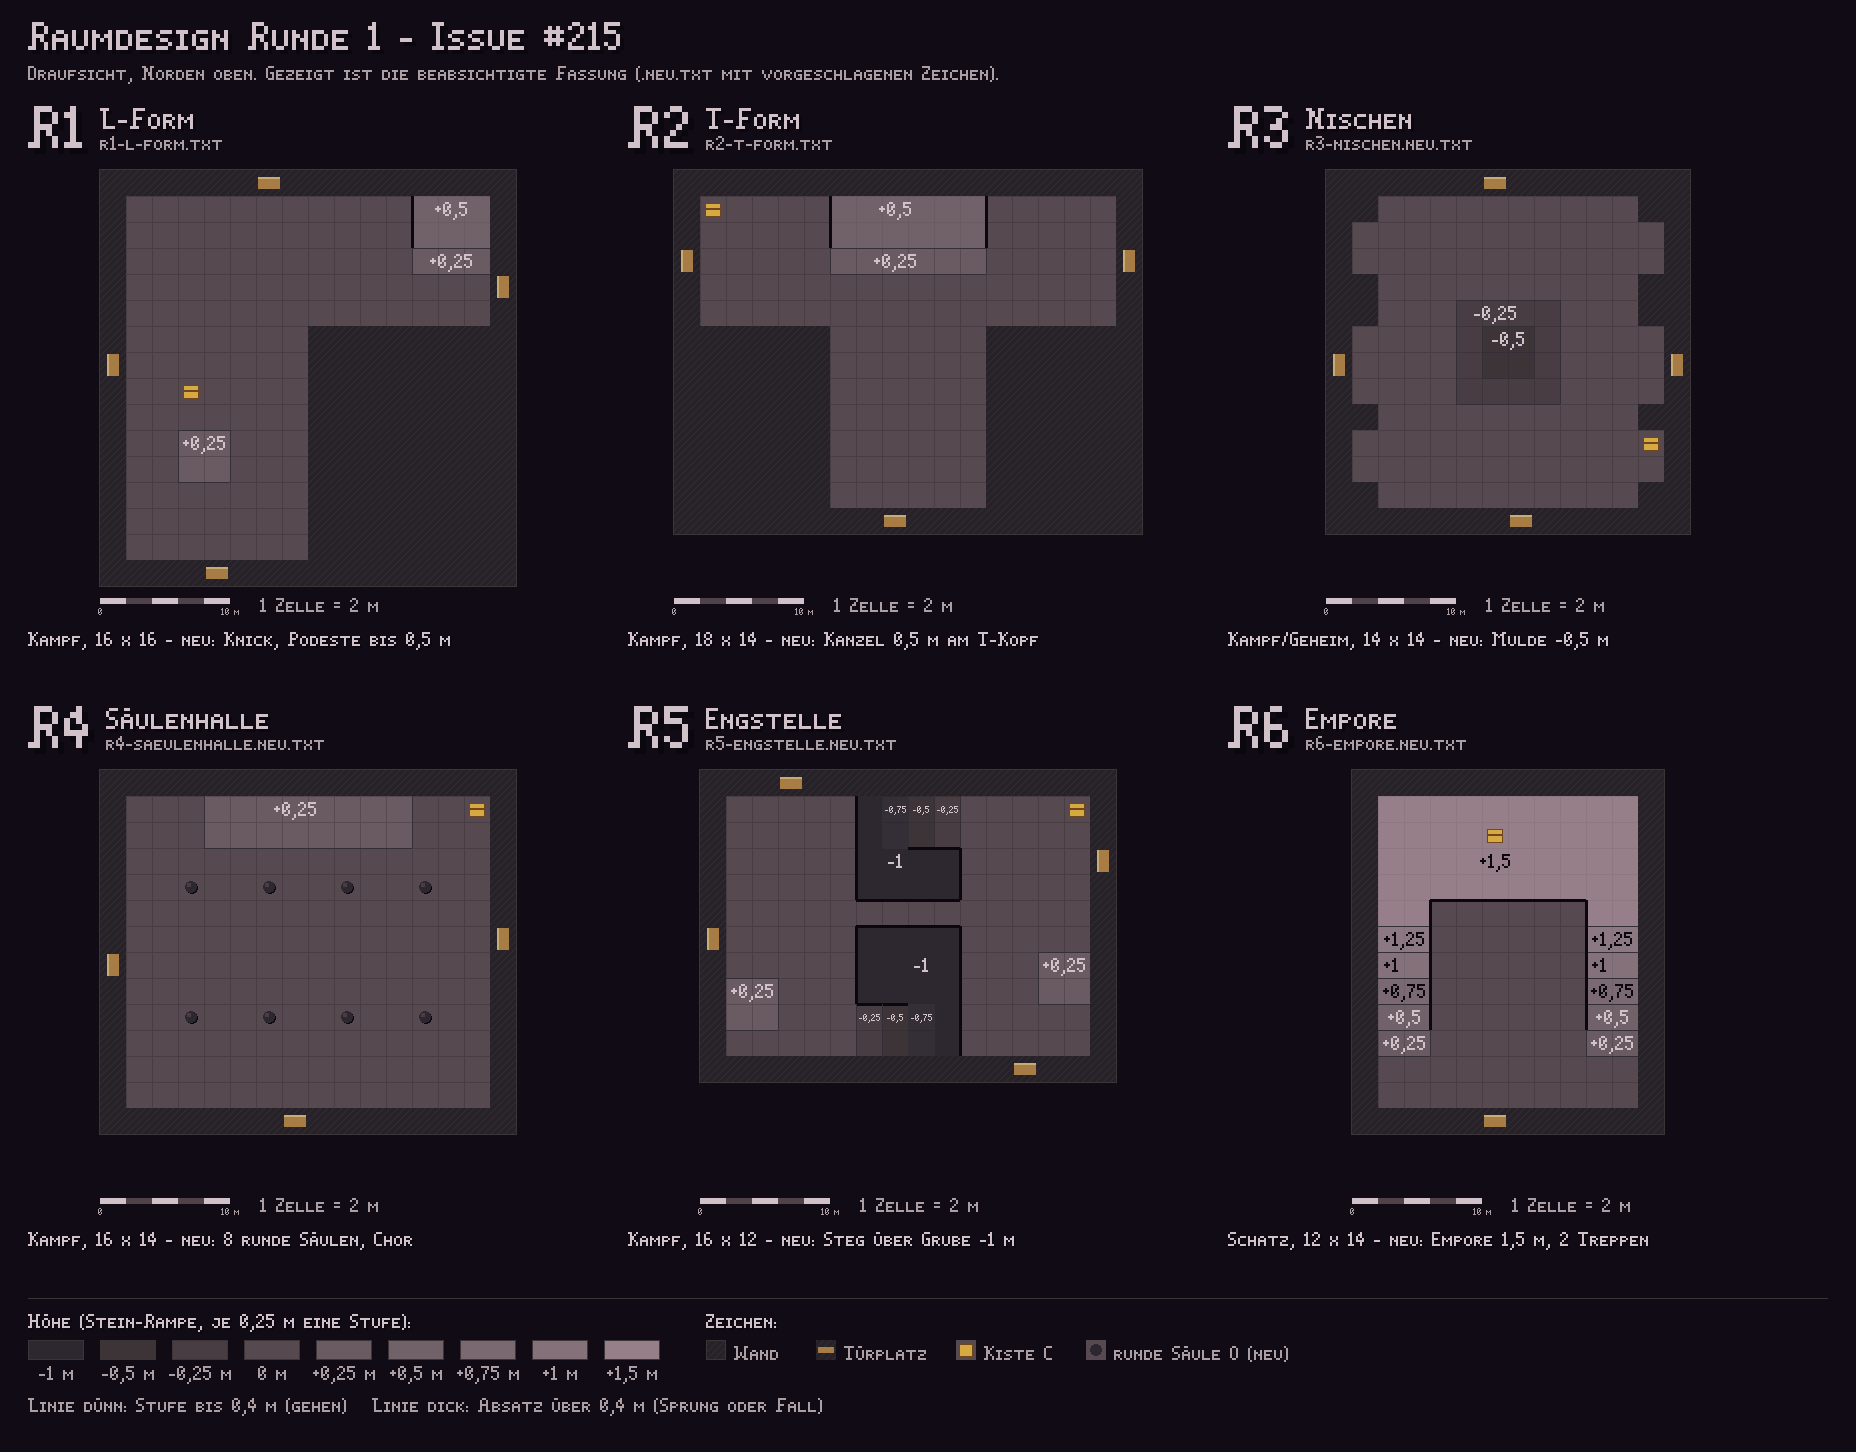

Reproduce this figure in Python.
"""Blatt der Probe Raumdesign Runde 1 (Issue #215): Draufsicht der sechs Vorlagen R1 bis R6.

Reines Python (kein PIL, kein numpy, nichts heruntergeladen). Schrift: Pixelschrift A "Kapitell" aus ../../schrift.
Farben aus der Hauptpalette (assets/palette/hauptpalette.json): Hoehen als Stufen der Rampe Stein (tief = dunkel,
hoch = hell), Tueren Holz, Kistenplatz Messing, runde Saeule Stein dunkel. Gezeigt wird je Vorlage die beabsichtigte
Fassung: rN-*.neu.txt, falls vorhanden, sonst rN-*.txt.

Aufruf:   python blatt.py      (schreibt blatt.png neben das Skript; zweiter Lauf bitgleich)
"""
import os
import struct
import sys
import zlib

HERE = os.path.dirname(os.path.abspath(__file__))
sys.path.insert(0, os.path.join(HERE, "..", "..", "schrift"))
sys.path.insert(0, HERE)
import schrift as SC  # noqa: E402
import pruefen as PR  # noqa: E402

FONT = SC.font_a()
SC.check(FONT, unique=True)

# ------------------------------------------------------------------ Farben (Hauptpalette)
STONE = [(16, 11, 20), (38, 34, 40), (45, 40, 47), (52, 46, 54), (61, 52, 56), (71, 61, 66), (79, 67, 73),
         (86, 74, 80), (95, 81, 88), (105, 91, 97), (113, 97, 104), (123, 105, 113), (132, 113, 121),
         (140, 120, 129), (151, 127, 137)]
WOOD = [(30, 19, 26), (52, 27, 34), (80, 41, 37), (110, 76, 46), (138, 99, 58), (167, 125, 69), (187, 150, 89),
        (199, 172, 117)]
BRASS = [(38, 21, 13), (74, 44, 23), (111, 70, 31), (149, 100, 39), (188, 135, 45), (214, 170, 64), (227, 202, 111),
         (238, 228, 160)]
WERK = (209, 193, 200)          # Werkstein, hellste Stufe: Schrift
WERK_D = (171, 159, 164)
BG = STONE[0]
WALL = STONE[1]
SHADOW = (10, 8, 14)


# Hoehe in Vierteln (0,25 m) -> Stufe der Rampe Stein. 0 m = Stufe 7; hinab und die ersten Stufen hinauf je zwei
# Rampenstufen, damit auch 0,25 m auf einen Blick zu sehen sind; darueber eine Stufe je 0,25 m.
STEP_TO_STONE = {-8: 2, -6: 2, -4: 2, -3: 3, -2: 4, -1: 5, 0: 7, 1: 9, 2: 10, 3: 11, 4: 12, 5: 13, 6: 14}


def floor_col(h):
    q = max(-8, min(6, int(round(h / 0.25))))
    while q not in STEP_TO_STONE:
        q += 1 if q < 0 else -1
    return STONE[STEP_TO_STONE[q]]


# ------------------------------------------------------------------ PNG und Leinwand
def write_png(path, w, h, data):
    raw = b"".join(b"\x00" + bytes(data[y * w * 3:(y + 1) * w * 3]) for y in range(h))

    def chunk(t, d):
        c = struct.pack(">I", len(d)) + t + d
        return c + struct.pack(">I", zlib.crc32(t + d) & 0xFFFFFFFF)

    png = (b"\x89PNG\r\n\x1a\n" + chunk(b"IHDR", struct.pack(">IIBBBBB", w, h, 8, 2, 0, 0, 0))
           + chunk(b"IDAT", zlib.compress(raw, 9)) + chunk(b"IEND", b""))
    with open(path, "wb") as f:
        f.write(png)


class Cv:
    def __init__(self, w, h, fill):
        self.w, self.h = w, h
        self.b = bytearray(bytes(fill) * (w * h))

    def set(self, x, y, c):
        if 0 <= x < self.w and 0 <= y < self.h:
            i = (y * self.w + x) * 3
            self.b[i:i + 3] = bytes(c)

    def rect(self, x0, y0, x1, y1, c):
        x0, y0, x1, y1 = max(0, x0), max(0, y0), min(self.w, x1), min(self.h, y1)
        if x1 <= x0 or y1 <= y0:
            return
        row = bytes(c) * (x1 - x0)
        for y in range(y0, y1):
            i = (y * self.w + x0) * 3
            self.b[i:i + len(row)] = row

    def frame(self, x0, y0, x1, y1, c, t=1):
        self.rect(x0, y0, x1, y0 + t, c)
        self.rect(x0, y1 - t, x1, y1, c)
        self.rect(x0, y0, x0 + t, y1, c)
        self.rect(x1 - t, y0, x1, y1, c)

    def disc(self, cx, cy, r, c):
        for y in range(int(cy - r) - 1, int(cy + r) + 2):
            for x in range(int(cx - r) - 1, int(cx + r) + 2):
                if (x + 0.5 - cx) ** 2 + (y + 0.5 - cy) ** 2 <= r * r:
                    self.set(x, y, c)

    def save(self, path):
        write_png(path, self.w, self.h, self.b)


# ------------------------------------------------------------------ Schrift mit Umlauten
UML = {"ä": "a", "ö": "o", "ü": "u", "Ä": "A", "Ö": "O", "Ü": "U"}


def layout(s):
    """Wie Font.layout, aber mit Umlauten (zwei Punkte ueber dem Grundzeichen) und ss fuer sz."""
    s = s.replace("ß", "ss")
    out, x = [], 0
    for ch in s:
        if ch == " ":
            x += SC.SPACE + SC.GAP
            continue
        base = UML.get(ch, ch)
        px, w = FONT.glyphs[base]
        for gx, gy in px:
            out.append((x + gx, gy - FONT.base))
        if ch in UML:
            top = min(gy for _, gy in px) - FONT.base - 2
            out += [(x + 1, top), (x + w - 2, top)]
        x += w + SC.GAP
    return out, max(0, x - SC.GAP)


def text_w(s, k):
    return layout(s)[1] * k


def text(c, s, x, top, k, col, shadow=True, anchor="l"):
    """(x, top) = obere linke Ecke der Versalien."""
    pts, w = layout(s)
    w *= k
    if anchor == "m":
        x -= w // 2
    elif anchor == "r":
        x -= w
    base = top + 6 * k
    if shadow:
        for gx, gy in pts:
            c.rect(x + gx * k + k, base + gy * k + k, x + gx * k + 2 * k, base + gy * k + 2 * k, SHADOW)
    for gx, gy in pts:
        c.rect(x + gx * k, base + gy * k, x + gx * k + k, base + gy * k + k, col)
    return w


# ------------------------------------------------------------------ Inhalt
ROOMS = [
    ("R1", "r1-l-form", "L-Form", "Kampf, 16 x 16 - neu: Knick, Podeste bis 0,5 m"),
    ("R2", "r2-t-form", "T-Form", "Kampf, 18 x 14 - neu: Kanzel 0,5 m am T-Kopf"),
    ("R3", "r3-nischen", "Nischen", "Kampf/Geheim, 14 x 14 - neu: Mulde -0,5 m"),
    ("R4", "r4-saeulenhalle", "Säulenhalle", "Kampf, 16 x 14 - neu: 8 runde Säulen, Chor"),
    ("R5", "r5-engstelle", "Engstelle", "Kampf, 16 x 12 - neu: Steg über Grube -1 m"),
    ("R6", "r6-empore", "Empore", "Schatz, 12 x 14 - neu: Empore 1,5 m, 2 Treppen"),
]

CELL = 26
PANEL_W, PANEL_H = 600, 600
MARGIN = 28
HEAD_H = 96
LEGEND_H = 128
COLS = 3


def load_room(stem):
    neu = os.path.join(HERE, stem + ".neu.txt")
    path = neu if os.path.exists(neu) else os.path.join(HERE, stem + ".txt")
    rows = PR.load(path)
    w = max(len(r) for r in rows)
    g = [[(r[x] if x < len(r) else "#") for x in range(w)] for r in rows]
    return os.path.basename(path), g


def heights(g):
    d, w = len(g), len(g[0])
    h = [[PR.height_of(g[z][x]) if g[z][x] != "O" else 0.0 for x in range(w)] for z in range(d)]
    for z in range(d):
        for x in range(w):
            if g[z][x] == "C":
                nb = {h[z + j][x + i] for i, j in ((1, 0), (-1, 0), (0, 1), (0, -1))
                      if 0 <= x + i < w and 0 <= z + j < d and h[z + j][x + i] is not None and g[z + j][x + i] != "C"}
                if len(nb) == 1:
                    h[z][x] = nb.pop()
    return h


def fmt_h(v):
    if v == 0:
        return "0 m"
    s = f"{v:+.2f}".rstrip("0").rstrip(".").replace(".", ",")
    return s + " m"


def regions(g, h):
    """Zusammenhaengende Flaechen gleicher Hoehe (ohne 0 m) -> (Hoehe, Zellen)."""
    d, w = len(g), len(g[0])
    seen, out = set(), []
    for z in range(d):
        for x in range(w):
            v = h[z][x]
            if v is None or v == 0.0 or (x, z) in seen or g[z][x] in "+":
                continue
            comp, todo = [], [(x, z)]
            seen.add((x, z))
            while todo:
                cx, cz = todo.pop()
                comp.append((cx, cz))
                for nx, nz in ((cx + 1, cz), (cx - 1, cz), (cx, cz + 1), (cx, cz - 1)):
                    if 0 <= nx < w and 0 <= nz < d and (nx, nz) not in seen and h[nz][nx] == v and g[nz][nx] != "+":
                        seen.add((nx, nz))
                        todo.append((nx, nz))
            out.append((v, comp))
    return out


def wall_cell(c, x0, y0, n=CELL):
    """Wand: dunkel mit Schraffur, damit sie sich von einer tiefen Grube (flach dunkel) unterscheidet."""
    c.rect(x0, y0, x0 + n, y0 + n, WALL)
    for y in range(y0, y0 + n):
        for x in range(x0, x0 + n):
            if (x + y) % 7 == 0:
                c.set(x, y, STONE[3])


def draw_room(c, ox, oy, tag, stem, title, desc):
    fname, g = load_room(stem)
    h = heights(g)
    d, w = len(g), len(g[0])
    # Kopf: Kennung gross, Name daneben
    text(c, tag, ox, oy, 6, WERK)
    tx = ox + text_w(tag, 6) + 18
    text(c, title, tx, oy + 2, 3, WERK)
    text(c, fname, tx, oy + 30, 2, WERK_D, shadow=False)
    # Karte
    my = oy + 64
    mx = ox + (PANEL_W - 40 - w * CELL) // 2
    for z in range(d):
        for x in range(w):
            ch = g[z][x]
            x0, y0 = mx + x * CELL, my + z * CELL
            if ch in "# ":
                wall_cell(c, x0, y0)
                continue
            if ch == "+":
                wall_cell(c, x0, y0)
                # Tuer: Holzbalken quer zur Wand, mit Pfeil nach innen
                horiz = z in (0, d - 1)
                if horiz:
                    c.rect(x0 + 2, y0 + 7, x0 + CELL - 2, y0 + CELL - 7, WOOD[5])
                    c.rect(x0 + 2, y0 + 7, x0 + CELL - 2, y0 + 9, WOOD[7])
                else:
                    c.rect(x0 + 7, y0 + 2, x0 + CELL - 7, y0 + CELL - 2, WOOD[5])
                    c.rect(x0 + 7, y0 + 2, x0 + 9, y0 + CELL - 2, WOOD[7])
                continue
            col = floor_col(h[z][x])
            c.rect(x0, y0, x0 + CELL, y0 + CELL, col)
            # Rasterlinie: eine Stufe dunkler
            dark = floor_col(h[z][x] - 0.25)
            c.rect(x0, y0, x0 + CELL, y0 + 1, dark)
            c.rect(x0, y0, x0 + 1, y0 + CELL, dark)
            if ch == "O":
                c.disc(x0 + CELL / 2 + 1, y0 + CELL / 2 + 1, CELL * 0.23, SHADOW)
                c.disc(x0 + CELL / 2, y0 + CELL / 2, CELL * 0.23, STONE[2])
                c.disc(x0 + CELL / 2 - 2, y0 + CELL / 2 - 2, 2.2, STONE[5])
            if ch == "C":
                c.rect(x0 + 5, y0 + 7, x0 + CELL - 5, y0 + CELL - 5, BRASS[2])
                c.rect(x0 + 6, y0 + 8, x0 + CELL - 6, y0 + CELL - 6, BRASS[5])
                c.rect(x0 + 6, y0 + 12, x0 + CELL - 6, y0 + 14, BRASS[2])
    # Kanten zwischen Hoehen: dunkle Linie an der tieferen Seite (Absatz sichtbar)
    for z in range(d):
        for x in range(w):
            if h[z][x] is None or g[z][x] in "#+ ":
                continue
            for i, j in ((1, 0), (0, 1)):
                nx, nz = x + i, z + j
                if nx >= w or nz >= d or h[nz][nx] is None or g[nz][nx] in "#+ ":
                    continue
                diff = abs(h[z][x] - h[nz][nx])
                if diff < 0.01:
                    continue
                t = 1 if diff <= 0.4 else 3
                col = SHADOW if diff > 0.4 else STONE[3]
                if i:
                    xx = mx + nx * CELL
                    c.rect(xx - t // 2, my + z * CELL, xx - t // 2 + t, my + (z + 1) * CELL, col)
                else:
                    yy = my + nz * CELL
                    c.rect(mx + x * CELL, yy - t // 2, mx + (x + 1) * CELL, yy - t // 2 + t, col)
    # Hoehen beschriften: je Flaeche einmal, auf der Zelle nahe der Mitte
    # Gesucht wird die Zelle nahe der Flaechenmitte, auf der die Beschriftung ganz in der Flaeche liegt (erst gross,
    # dann klein); passt sie nirgends, bleibt die Flaeche unbeschriftet (die Farbe sagt es dann).
    for v, comp in regions(g, h):
        cells = set(comp)
        sx = sum(p[0] for p in comp) / len(comp)
        sz = sum(p[1] for p in comp) / len(comp)
        order = sorted(comp, key=lambda p: ((p[0] - sx) ** 2 + (p[1] - sz) ** 2, p))
        lab = fmt_h(v).replace(" m", "")
        col = SHADOW if v > 0.6 else WERK
        done = False
        for k in (2, 1):
            tw, th = text_w(lab, k), 7 * k
            for bx, bz in order:
                for shift in (0, CELL // 2, -(CELL // 2)):
                    cx = mx + bx * CELL + CELL // 2 + shift
                    cy = my + bz * CELL + CELL // 2
                    x0, y0, x1, y1 = cx - tw // 2 - 2, cy - th // 2 - 2, cx + tw // 2 + 2, cy + th // 2 + 2
                    cov = {(px, pz) for px in range((x0 - mx) // CELL, (x1 - 1 - mx) // CELL + 1)
                           for pz in range((y0 - my) // CELL, (y1 - 1 - my) // CELL + 1)}
                    if cov <= cells:
                        text(c, lab, cx, cy - th // 2, k, col, shadow=False, anchor="m")
                        done = True
                        break
                if done:
                    break
            if done:
                break
    c.frame(mx - 1, my - 1, mx + w * CELL + 1, my + d * CELL + 1, STONE[4])
    # Massstab: 5 Zellen = 10 m
    sy = my + 16 * CELL + 12
    for i in range(5):
        c.rect(mx + i * CELL, sy, mx + (i + 1) * CELL, sy + 6, WERK if i % 2 == 0 else STONE[6])
    text(c, "0", mx, sy + 10, 1, WERK_D, shadow=False, anchor="m")
    text(c, "10 m", mx + 5 * CELL, sy + 10, 1, WERK_D, shadow=False, anchor="m")
    text(c, "1 Zelle = 2 m", mx + 5 * CELL + 30, sy, 2, WERK_D, shadow=False)
    # Beschreibung
    text(c, desc, ox, sy + 34, 2, WERK)


def legend(c, x, y):
    items = [(f"{fmt_h(v)}", floor_col(v)) for v in (-1.0, -0.5, -0.25, 0.0, 0.25, 0.5, 0.75, 1.0, 1.5)]
    text(c, "Höhe (Stein-Rampe, je 0,25 m eine Stufe):", x, y, 2, WERK)
    xx = x
    for lab, col in items:
        c.rect(xx, y + 26, xx + 56, y + 46, col)
        c.frame(xx, y + 26, xx + 56, y + 46, STONE[4])
        text(c, lab, xx + 28, y + 52, 2, WERK_D, shadow=False, anchor="m")
        xx += 72
    # Zeichen
    xx += 30
    text(c, "Zeichen:", xx, y, 2, WERK)
    sym = xx
    wall_cell(c, sym, y + 26, 20)
    c.frame(sym, y + 26, sym + 20, y + 46, STONE[4])
    text(c, "Wand", sym + 28, y + 32, 2, WERK_D, shadow=False)
    sym += 110
    wall_cell(c, sym, y + 26, 20)
    c.rect(sym + 2, y + 33, sym + 18, y + 39, WOOD[5])
    text(c, "Türplatz", sym + 28, y + 32, 2, WERK_D, shadow=False)
    sym += 140
    c.rect(sym, y + 26, sym + 20, y + 46, floor_col(0))
    c.rect(sym + 3, y + 30, sym + 17, y + 43, BRASS[2])
    c.rect(sym + 4, y + 31, sym + 16, y + 42, BRASS[5])
    text(c, "Kiste C", sym + 28, y + 32, 2, WERK_D, shadow=False)
    sym += 130
    c.rect(sym, y + 26, sym + 20, y + 46, floor_col(0))
    c.disc(sym + 10, y + 36, 6, STONE[2])
    text(c, "runde Säule O (neu)", sym + 28, y + 32, 2, WERK_D, shadow=False)
    # Kanten
    text(c, "Linie dünn: Stufe bis 0,4 m (gehen)   Linie dick: Absatz über 0,4 m (Sprung oder Fall)",
         x, y + 84, 2, WERK_D, shadow=False)


def main():
    rows = (len(ROOMS) + COLS - 1) // COLS
    W = MARGIN * 2 + COLS * PANEL_W
    H = HEAD_H + rows * PANEL_H + LEGEND_H + MARGIN
    c = Cv(W, H, BG)
    text(c, "Raumdesign Runde 1 - Issue #215", MARGIN, 22, 4, WERK)
    text(c, "Draufsicht, Norden oben. Gezeigt ist die beabsichtigte Fassung (.neu.txt mit vorgeschlagenen Zeichen).",
         MARGIN, 66, 2, WERK_D, shadow=False)
    for i, room in enumerate(ROOMS):
        col, row = i % COLS, i // COLS
        ox = MARGIN + col * PANEL_W
        oy = HEAD_H + row * PANEL_H + 10
        draw_room(c, ox, oy, *room)
    c.rect(MARGIN, H - LEGEND_H - MARGIN + 2, W - MARGIN, H - LEGEND_H - MARGIN + 3, STONE[4])
    legend(c, MARGIN, H - LEGEND_H - MARGIN + 18)
    c.save(os.path.join(HERE, "blatt.png"))
    print(f"blatt.png {W} x {H}")


if __name__ == "__main__":
    main()
